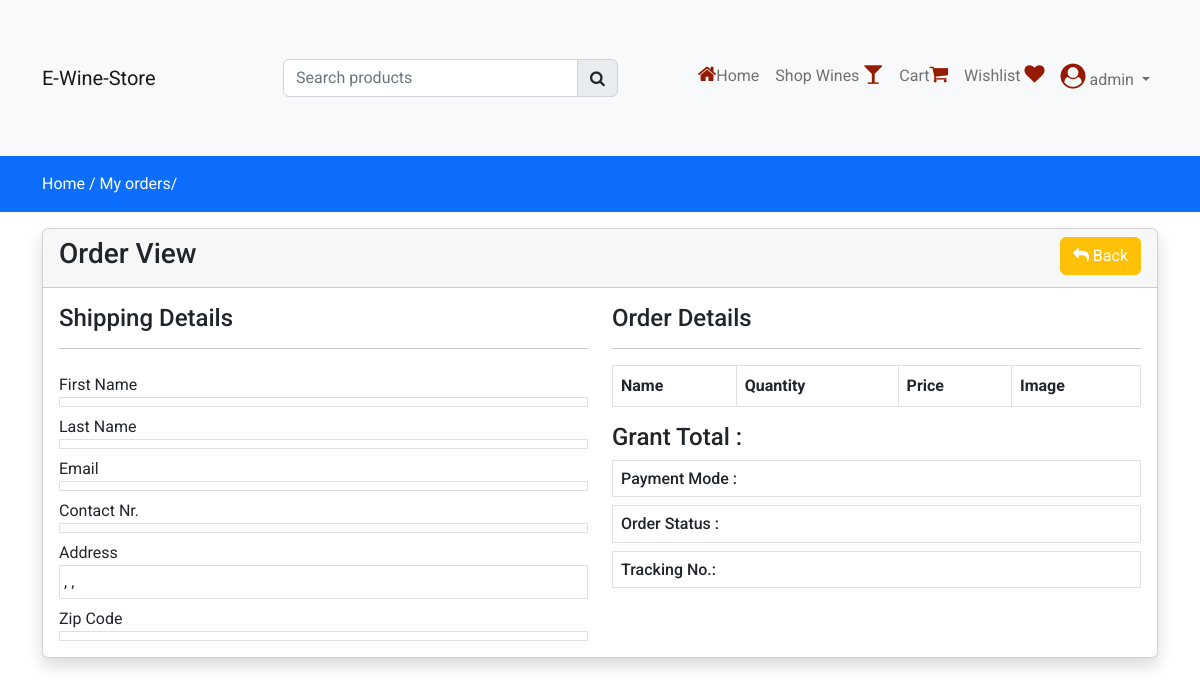
The app's page /view-order/WS4661167 (signed in), older data.
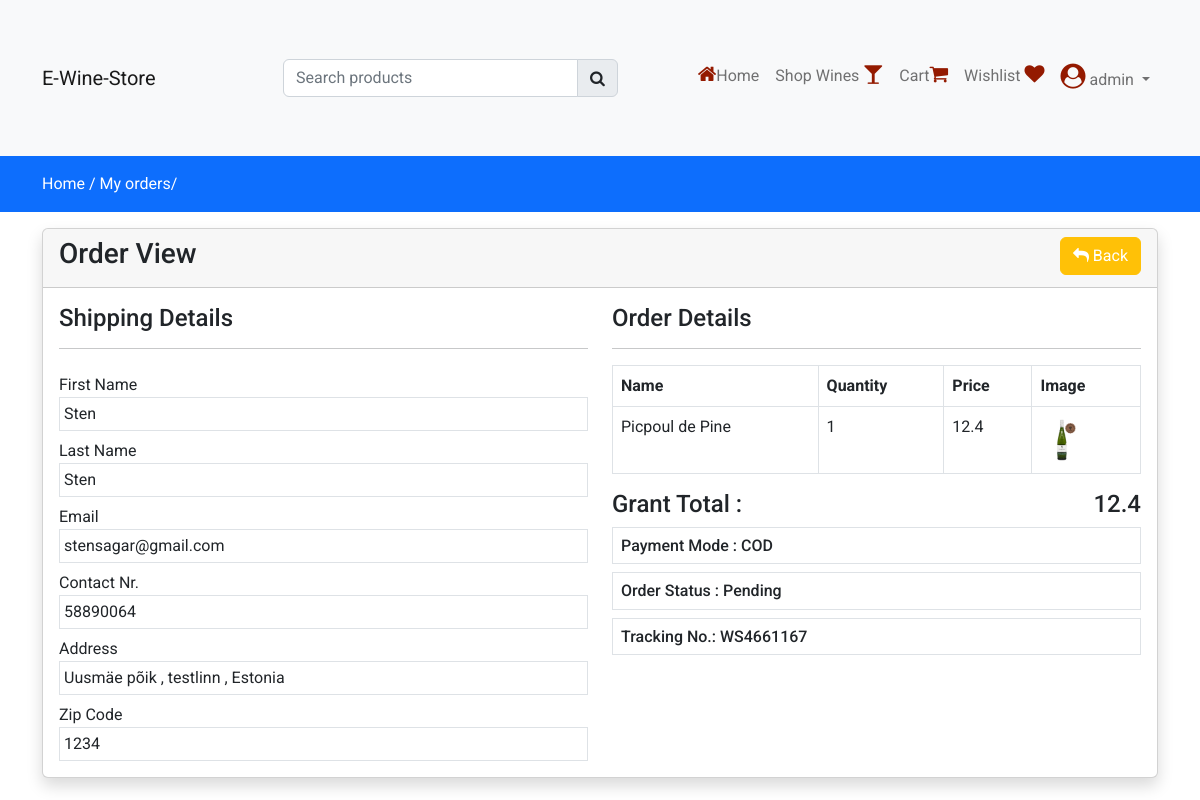
The same page, newer data.
### store/models.py (models this page shows, shortened)
class Order(models.Model):
    user = models.ForeignKey(User, on_delete=models.CASCADE)
    fname = models.CharField(max_length=150, null=False)
    lname = models.CharField(max_length=150, null=False)
    email = models.CharField(max_length=150, null=False)
    phone = models.CharField(max_length=150, null=False)
    address = models.TextField(null=False)
    city = models.CharField(max_length=150, null=False)
    country = models.CharField(max_length=150, null=False)
    pincode = models.CharField(max_length=150, null=False)
    total_price = models.FloatField(null=False)
    payment_mode = models.CharField(max_length=150, null=False)
    payment_id = models.CharField(max_length=250, null=True)
    orderstatuses = (
        ('Pending', 'Pending'),
        ('Out for Shipping', 'Out for Shipping'),
        ('Completed', 'Completed'),
    )
    status = models.CharField(max_length=150, choices=orderstatuses, default='Pending')
    message = models.TextField(null=True)
    tracking_no = models.CharField(max_length=250, null=True)
    created_at = models.DateTimeField(auto_now_add=True)
    updated_at = models.DateTimeField(auto_now=True)

class OrderItem(models.Model):
    order = models.ForeignKey(Order, on_delete=models.CASCADE)
    product = models.ForeignKey(Product, on_delete=models.CASCADE)
    price = models.FloatField(null=False)
    quantity = models.IntegerField(null=False)

class Product(models.Model):
    category = models.ForeignKey(Category, on_delete=models.CASCADE)
    slug = models.CharField(max_length=150, null=False, blank=False)
    name = models.CharField(max_length=150, null=False, blank=False)
    product_image = models.ImageField(upload_to=get_file_path, null=True, blank=True)
    small_description = models.CharField(max_length=500, null=False, blank=False)
    quantity = models.IntegerField(null=False, blank=False)
    description = models.TextField(max_length=500, null=False, blank=False)
    original_price = models.FloatField(null=False, blank=False)
    selling_price = models.FloatField(null=False, blank=False)
    status = models.BooleanField(default=False, help_text="0=default, 1=Hidden")
    trending = models.BooleanField(default=False, help_text="0=default, 1=Trending")
    tag = models.CharField(max_length=150, null=False, blank=False)
    meta_title = models.CharField(max_length=150, null=False, blank=False)
    meta_keywords = models.CharField(max_length=150, null=False, blank=False)
    meta_description = models.CharField(max_length=500, null=False, blank=False)
    created_at = models.DateTimeField(auto_now=True)

### store/controller/order.py (the view)
# urls.py: path('view-order/<str:t_no>', order.vieworder, name="orderview"),
def vieworder(request, t_no):
    order = Order.objects.filter(tracking_no=t_no).filter(user=request.user).first()
    orderitems = OrderItem.objects.filter(order=order)
    context = {'order': order, 'orderitems': orderitems}
    return render(request, "store/orders/view.html", context)

### store/templates/store/orders/view.html
{% extends 'store/layouts/main.html' %}
{% block content %}
<div class="py-3 bg-primary" xmlns="http://www.w3.org/1999/html">
      <div class="container">
          <a class="text-white" href="{% url 'home' %}"> Home /</a>
          <a class="text-white" href="{% url 'myorders' %}"> My orders/</a>
      </div>
    </div>
    <div class="container my-3">
          <div class="row">
              <div class="col-md-12">
                <div class="card shadow ">
                      <div class="card-header ">
                        <h3 class="mb=0"> Order View
                            <a href="{% url 'myorders' %}" class="btn btn-warning float-end text-white"> <i class = "fa fa-reply"> </i> Back </a>
                        </h3>
                      </div>
                    <div class="card-body">
                        <div class="row">
                            <div class="col-md-6">
                              <h4>Shipping Details</h4>
                              <hr>
                              <label class="mt-2">First Name</label>
                              <div class="border p-1">{{ order.fname }}</div>
                              <label class="mt-2">Last Name</label>
                              <div class="border p-1">{{ order.lname }}</div>
                              <label class="mt-2">Email</label>
                              <div class="border p-1">{{ order.email }}</div>
                              <label class="mt-2">Contact Nr.</label>
                              <div class="border p-1">{{ order.phone }}</div>
                              <label class="mt-2">Address</label>
                              <div class="border p-1">
                                  {{ order.address }} ,
                                  {{ order.city }}
                                  {{ order.state }} ,
                                  {{ order.country }}
                              </div>
                              <label class="mt-2">Zip Code </label>
                              <div class="border p-1">{{ order.pincode }}</div>
                          </div>
                          <div class="col-md-6">
                              <h4>Order Details</h4>
                              <hr>
                              <table class="table table-bordered">
                      <thead>
                         <tr>
                            <th>Name</th>
                            <th>Quantity</th>
                            <th>Price</th>
                            <th>Image</th>
                         </tr>
                      </thead>
                      <tbody>
                         {% for item in orderitems  %}
                         <tr>
                              <td>{{ item.product.name }} </td>
                              <td>{{ item.quantity }} </td>
                              <td>{{ item.price }} </td>
                              <td>
                                  <img src="{{ item.product.product_image.url }}" heigt="50px" width="50px" alt="Product Image">
                              </td>
                         </tr>
                        {% endfor %}
                      </tbody>
                    </table>
                          <h4>Grant Total : <span class="float-end"> {{ order.total_price }} </span></h4>
                          <h6 class="border p-2"> Payment Mode : {{ order.payment_mode }}</h6>
                          <h6 class="border p-2"> Order Status : {{ order.status }}</h6>
                          <h6 class="border p-2"> Tracking No.: {{ order.tracking_no }}</h6>
                          </div>
                       </div>
                    </div>
                </div>
           </div>
        </div>
    </div>
{% endblock content %}

Row changes from the older to the newer data that the page shows:
added Order: fname "Sten", lname "Sten", email "stensagar@gmail.com", phone "58890064", address "Uusmäe põik", city "testlinn", country "Estonia", pincode "1234", total_price "12.4", payment_mode "COD", status "Pending", tracking_no "WS4661167"
added OrderItem: product.name "Picpoul de Pine", quantity "1", price "12.4", product.product_image (picture)
